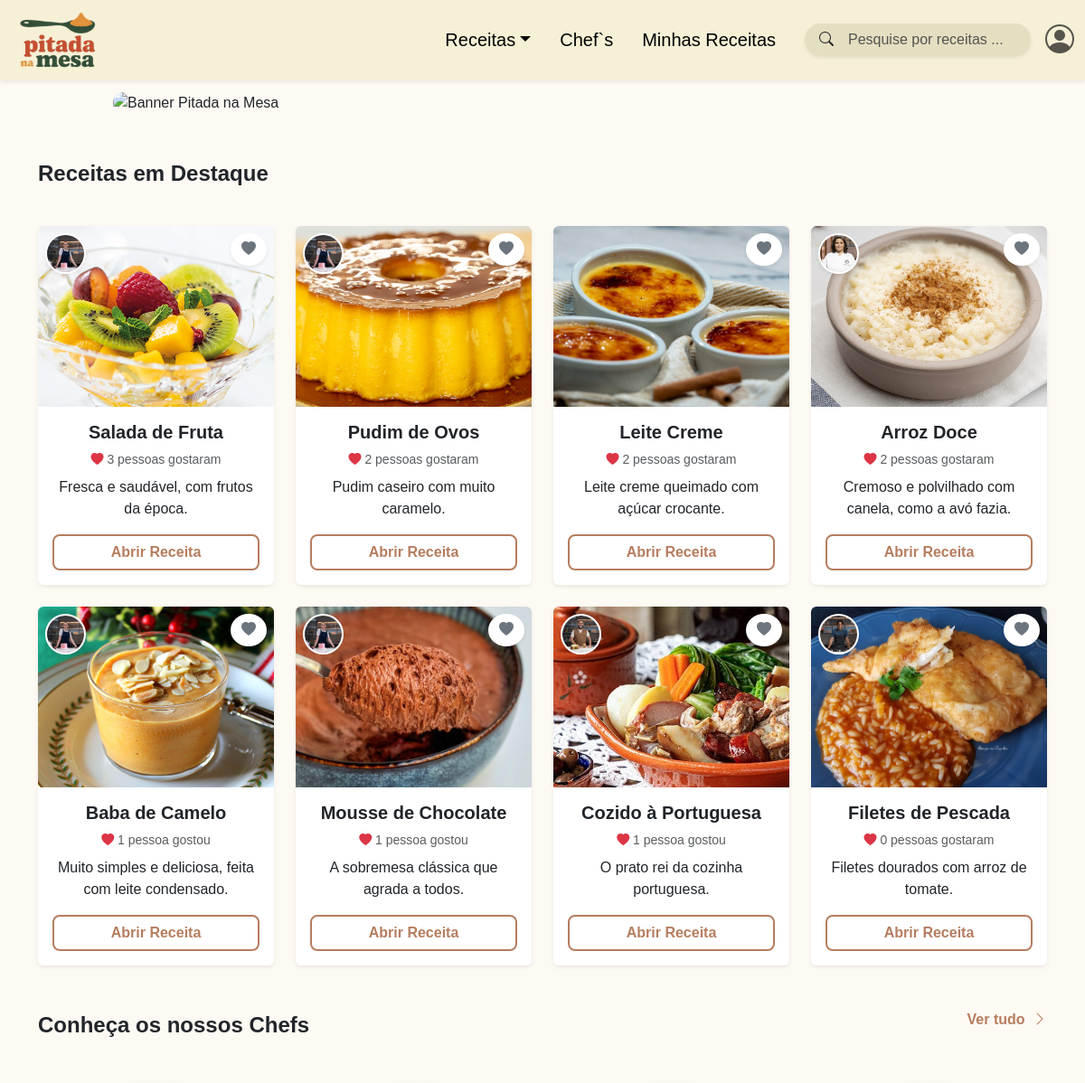
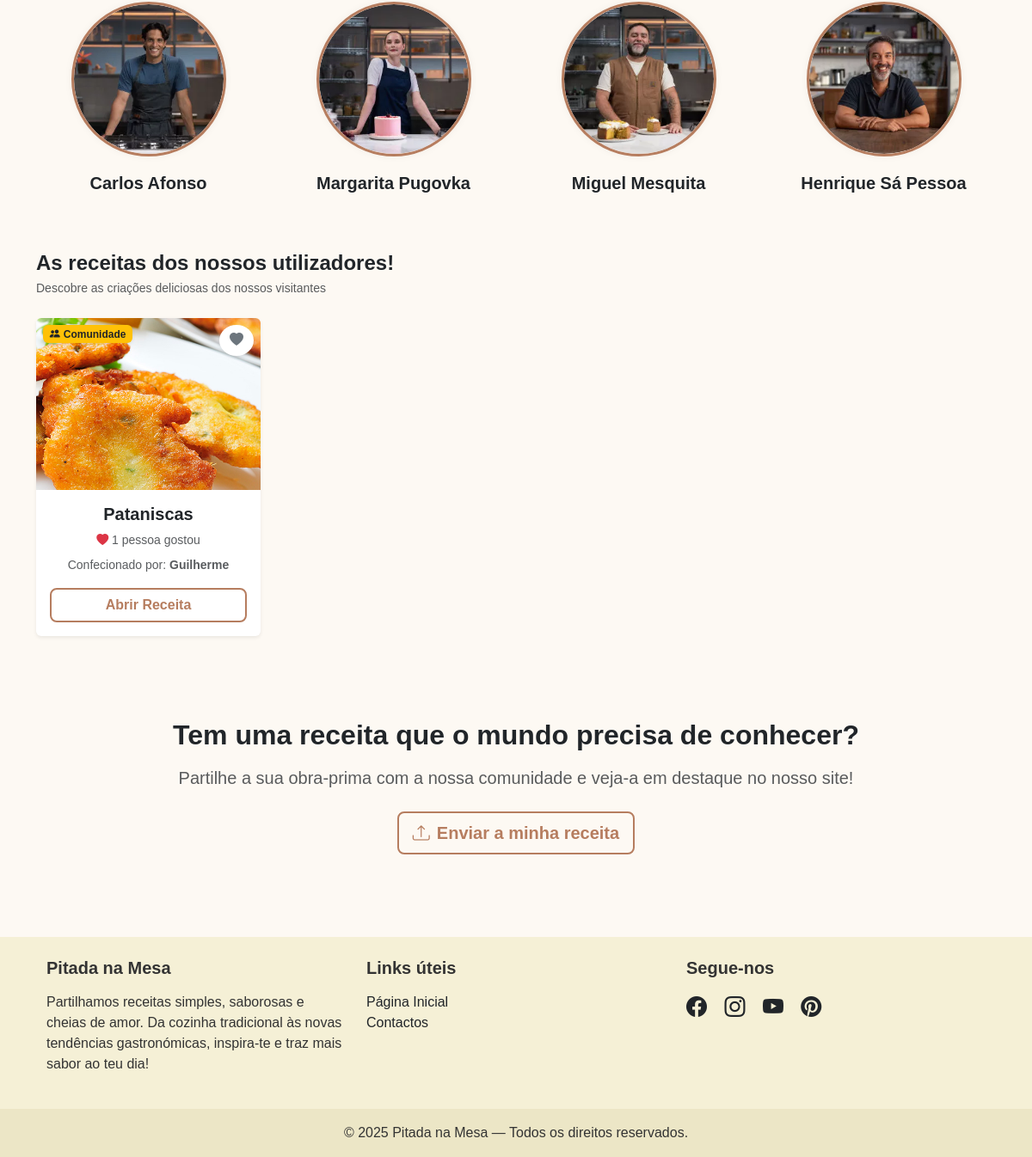
The page / on the database its author committed (2 pictures, top to bottom).
### tables this page shows
CREATE TABLE IF NOT EXISTS `receitas` (
  `id` int NOT NULL AUTO_INCREMENT,
  `titulo` varchar(100) NOT NULL,
  `categoria` varchar(50) DEFAULT NULL,
  `imagem` varchar(255) DEFAULT NULL,
  `tempo_preparo` int DEFAULT NULL,
  `descricao` text,
  `id_chef` int DEFAULT NULL,
  `id_utilizador` int DEFAULT NULL,
  `estado` tinyint(1) DEFAULT '1',
  PRIMARY KEY (`id`)
);

CREATE TABLE IF NOT EXISTS `chefs` (
  `id` int NOT NULL AUTO_INCREMENT,
  `nome` varchar(100) NOT NULL,
  `descricao` text,
  `imagem` varchar(100) NOT NULL,
  PRIMARY KEY (`id`)
);

CREATE TABLE IF NOT EXISTS `utilizadores` (
  `iduser` int NOT NULL AUTO_INCREMENT,
  `utilizador` varchar(100) NOT NULL,
  `email` varchar(100) NOT NULL,
  `pass` varchar(60) NOT NULL,
  `estado` tinyint(1) DEFAULT '1',
  PRIMARY KEY (`iduser`) USING BTREE,
  UNIQUE KEY `email` (`email`)
);

### index.php (the view, shortened to what this page needs)
<?php
require('includes/connection.php');
?>
<!DOCTYPE html>
<html lang="pt">
  <head>
    <link href="css/bootstrap.min.css" rel="stylesheet">
    <link href="css/bootstrap-icons.min.css" rel="stylesheet">
    <link href="css/style.css" rel="stylesheet">
  </head>
  <body>
    <?php require('includes/nav.php'); ?>
    <div class="container">
      <img src="imgs/banner.jpeg" class="banner" alt="Banner Pitada na Mesa">
    </div>
    <div class="container">
      <div class="fw-bold mt-5 fs-4 text-start">Receitas em Destaque</div>
      <div class="row align-items-stretch mt-3 g-4 row-cols-1 row-cols-sm-2 row-cols-lg-4">
        <?php
          $sql = "SELECT r.*, c.id as id_chef, c.nome as nome_chef, c.imagem as imagem_chef, COUNT(f.id) as total_likes
                  FROM receitas r
                  LEFT JOIN chefs c ON r.id_chef = c.id
                  LEFT JOIN favoritos f ON r.id = f.id_receita AND f.ativado = 1
                  WHERE r.categoria != 'Comunidade' AND r.estado = 1
                  GROUP BY r.id
                  ORDER BY total_likes DESC, r.id DESC
                  LIMIT 8";
          $stmt = $dbh->prepare($sql);
          $stmt->execute();
          if ($stmt->rowCount() > 0) {
            while ($row = $stmt->fetch(PDO::FETCH_ASSOC)) {
              $id         = $row['id'];
              $nome       = $row['titulo'];
              $imagem     = $row['imagem'];
              $descricao  = !empty($row['descricao']) ? $row['descricao'] : "Uma receita deliciosa da Pitada na Mesa.";
              $referencia = "receita.php?id=" . $id;
              $e_favorito = false;
              $classe_coracao = $e_favorito ? "text-danger" : "text-secondary";
              $temChef = !empty($row['id_chef']);
              $imgChef = ($temChef && file_exists($row['imagem_chef'])) ? $row['imagem_chef'] : 'imgs/avatar/avpadrao.jpg';
        ?>
              <div class="col">
                <div class="card h-100 position-relative border-0 shadow-sm">
                  <?php if ($temChef): ?>
                      <a href="chefs.php#chef-<?php echo $row['id_chef']; ?>"
                         class="position-absolute top-0 start-0 m-2 rounded-circle shadow-sm border border-2 border-white overflow-hidden bg-white"
                         style="width: 45px; height: 45px; z-index: 10;"
                         title="Receita do Chef <?php echo htmlspecialchars($row['nome_chef']); ?>">
                          <img src="<?php echo $imgChef; ?>" class="w-100 h-100 object-fit-cover" alt="Chef">
                      </a>
                  <?php endif; ?>
                  <div style="height: 200px; overflow: hidden;" class="rounded-top">
                    <img src="<?= $imagem ?>" class="w-100 h-100 object-fit-cover" alt="<?= $nome ?>">
                  </div>
                  <button class="btn btn-light position-absolute top-0 end-0 m-2 rounded-circle shadow-sm favorite-btn"
                          onclick="toggleFavorito(this, <?= $id ?>, '<?= addslashes($nome) ?>', '<?= $imagem ?>', '<?= $referencia ?>')"
                          aria-label="Adicionar aos favoritos">
                    <i class="bi bi-heart-fill <?= $classe_coracao ?>"></i>
                  </button>
                  <div class="card-body text-center d-flex flex-column">
                    <h5 class="card-title fw-bold"><?= $nome ?></h5>
                    <div class="mb-2 small text-muted">
                      <i class="bi bi-heart-fill text-danger"></i>
                      <span id="likes-texto-<?= $id ?>">
                        <?php
                            if ($row['total_likes'] == 1) {
                                echo "1 pessoa gostou";
                            } else {
                                echo $row['total_likes'] . " pessoas gostaram";
                            }
                        ?>
                      </span>
                    </div>
                    <p class="card-text text-truncate-2"><?= $descricao ?></p>
                    <a href="<?= $referencia ?>" class="btn btn-style2 mt-auto">Abrir Receita</a>
                  </div>
                </div>
              </div>
        <?php
            }
          }
        ?>
      </div>
    </div>
      <div class="container mt-5 ">
      <div class="d-flex justify-content-between mb-5">
        <div class="fw-bold fs-4 text-start">Conheça os nossos Chefs</div>
        <a href="chefs.php" class=" fw-semibold cor-vertudo">
          Ver tudo <i class="bi bi-chevron-right ms-1"></i>
        </a>
      </div>
      <div class="row row-cols-2 row-cols-lg-4 g-4">
        <?php
            $stmtChefsHome = $dbh->query("SELECT id, nome, imagem FROM chefs LIMIT 4");
            while($chef = $stmtChefsHome->fetch(PDO::FETCH_ASSOC)):
                $imgChef = !empty($chef['imagem']) && file_exists($chef['imagem']) ? $chef['imagem'] : 'imgs/avatar/avpadrao.jpg';
                $linkChef = "chefs.php#chef-" . $chef['id'];
        ?>
            <div class="col">
              <a href="<?php echo $linkChef; ?>" class="text-decoration-none text-dark d-block text-center">
                <div class="chef-wrapper mx-auto">
                  <img src="<?php echo $imgChef; ?>" alt="<?php echo $chef['nome']; ?>" class="img-fluid rounded-circle" >
                </div>
                <p class="mt-3 fw-semibold fs-5"><?php echo $chef['nome']; ?></p>
              </a>
            </div>
        <?php endwhile; ?>
      </div>
    </div>
  <div class="container mt-5 mb-5">
      <div class="d-flex justify-content-between align-items-center mb-4">
        <div>
            <h2 class="fw-bold fs-4 mb-1">As receitas dos nossos utilizadores!</h2>
            <p class="text-muted mb-0 small">Descobre as criações deliciosas dos nossos visitantes </p>
        </div>
      </div>
      <div class="row align-items-stretch g-4 row-cols-1 row-cols-sm-2 row-cols-lg-4">
          <?php
            $stmtComunidade = $dbh->query("SELECT r.*, u.utilizador as autor, COUNT(f.id) as total_likes
                                           FROM receitas r
                                           LEFT JOIN utilizadores u ON r.id_utilizador = u.iduser
                                           LEFT JOIN favoritos f ON r.id = f.id_receita AND f.ativado = 1
                                           WHERE r.categoria = 'Comunidade' AND r.estado = 1
                                           GROUP BY r.id
                                           ORDER BY RAND() LIMIT 4");
            $listaComunidade = $stmtComunidade->fetchAll(PDO::FETCH_ASSOC);
            if(count($listaComunidade) > 0):
                foreach($listaComunidade as $rec):
                    $id = $rec['id'];
                    $nome = $rec['titulo'];
                    $imagem = $rec['imagem'];
                    $autor = !empty($rec['autor']) ? $rec['autor'] : 'Anónimo';
                    $referencia = "receita.php?id=" . $id;
                    $e_favorito = false;
                    $classe_coracao = $e_favorito ? "text-danger" : "text-secondary";
          ?>
                <div class="col">
                    <div class="card h-100 position-relative border-0 shadow-sm">
                        <span class="position-absolute top-0 start-0 m-2 badge bg-warning text-dark shadow-sm" style="z-index: 5;">
                            <i class="bi bi-people-fill me-1"></i>Comunidade
                        </span>
                        <div style="height: 200px; overflow: hidden;" class="rounded-top">
                            <img src="<?php echo $imagem; ?>" class="w-100 h-100 object-fit-cover" alt="<?php echo $nome; ?>">
                        </div>
                        <button class="btn btn-light position-absolute top-0 end-0 m-2 rounded-circle shadow-sm favorite-btn"
                                onclick="toggleFavorito(this, <?= $id ?>, '<?= addslashes($nome) ?>', '<?= $imagem ?>', '<?= $referencia ?>')"
                                aria-label="Adicionar aos favoritos">
                            <i class="bi bi-heart-fill <?= $classe_coracao ?>"></i>
                        </button>
                        <div class="card-body text-center d-flex flex-column">
                            <h5 class="card-title fw-bold"><?php echo $nome; ?></h5>
                            <div class="mb-2 small text-muted">
                                <i class="bi bi-heart-fill text-danger"></i>
                                <span id="likes-texto-<?= $id ?>">
                                    <?php
                                        if ($rec['total_likes'] == 1) {
                                            echo "1 pessoa gostou";
                                        } else {
                                            echo $rec['total_likes'] . " pessoas gostaram";
                                        }
                                    ?>
                                </span>
                            </div>
                            <p class="card-text small text-muted">Confecionado por: <strong><?php echo $autor; ?></strong></p>
                            <a href="<?php echo $referencia; ?>" class="btn btn-style2 mt-auto">Abrir Receita</a>
                        </div>
                    </div>
                </div>
          <?php
                endforeach;
          endif; ?>
      </div>
   </div>
  <div class="container-fluid" >
    <div class="container text-center py-5 my-4">
        <h2 class="fw-bold mb-3">Tem uma receita que o mundo precisa de conhecer?</h2>
        <p class="lead text-muted mb-4">
            Partilhe a sua obra-prima com a nossa comunidade e veja-a em destaque no nosso site!
        </p>
        <a href="submeterreceita.php" class="btn btn-style2 btn-lg">
            <i class="bi bi-upload me-2"></i>Enviar a minha receita
        </a>
    </div>
</div>
    <?php require('includes/footer.php'); ?>
  </body>
</html>

### css/style.css (style rules this page uses)
body { background-color: rgb(253, 249, 243); padding-top: 70px; font-family: 'Trebuchet MS', 'Lucida Sans Unicode', 'Lucida Grande', 'Lucida Sans', Arial, sans-serif; }
.banner { border-radius: 1rem; margin-top: 2rem; width: 100%; max-width: 950px; height: auto; display: block; margin-left: auto; margin-right: auto; }
.favorite-btn { background-color: rgb(255, 255, 255) !important; border: none; box-shadow: none; }
.favorite-btn i { color: rgb(128, 128, 128); transition: color 0.3s ease; }
.btn-style2 { background-color: transparent; color: rgb(182, 125, 95); border: 2px solid rgb(182, 125, 95); border-radius: 8px; font-weight: 600; transition: all 0.3s ease; }
.cor-vertudo { color: rgb(182, 125, 95) !important; font-weight: 600; text-decoration: none; }
.chef-wrapper { width: 180px; height: 180px; border-radius: 50%; overflow: hidden; border: 3px solid rgb(182, 125, 95); box-shadow: inset 0 0 0 5px rgb(243, 226, 212), 0 0 10px rgba(0, 0, 0, 0.05); }

### rows shown on the page
receitas: id_chef.imagem (picture), imagem (picture), titulo "Salada de Fruta", total_likes "3", descricao "Fresca e saudável, com frutos da época."
receitas: id_chef.imagem (picture), imagem (picture), titulo "Pudim de Ovos", total_likes "2", descricao "Pudim caseiro com muito caramelo."
receitas: imagem (picture), titulo "Leite Creme", total_likes "2", descricao "Leite creme queimado com açúcar crocante."
receitas: id_chef.imagem (picture), imagem (picture), titulo "Arroz Doce", total_likes "2", descricao "Cremoso e polvilhado com canela, como a avó fazia."
receitas: id_chef.imagem (picture), imagem (picture), titulo "Baba de Camelo", shows "1 pessoa gostou", descricao "Muito simples e deliciosa, feita com leite condensado."
receitas: id_chef.imagem (picture), imagem (picture), titulo "Mousse de Chocolate", shows "1 pessoa gostou", descricao "A sobremesa clássica que agrada a todos."
receitas: id_chef.imagem (picture), imagem (picture), titulo "Cozido à Portuguesa", shows "1 pessoa gostou", descricao "O prato rei da cozinha portuguesa."
receitas: id_chef.imagem (picture), imagem (picture), titulo "Filetes de Pescada", total_likes "0", descricao "Filetes dourados com arroz de tomate."
chefs: imagem (picture), nome "Carlos Afonso"
chefs: imagem (picture), nome "Margarita Pugovka"
chefs: imagem (picture), nome "Miguel Mesquita"
chefs: imagem (picture), nome "Henrique Sá Pessoa"
receitas: imagem (picture), titulo "Pataniscas", id_utilizador.utilizador "Guilherme"
